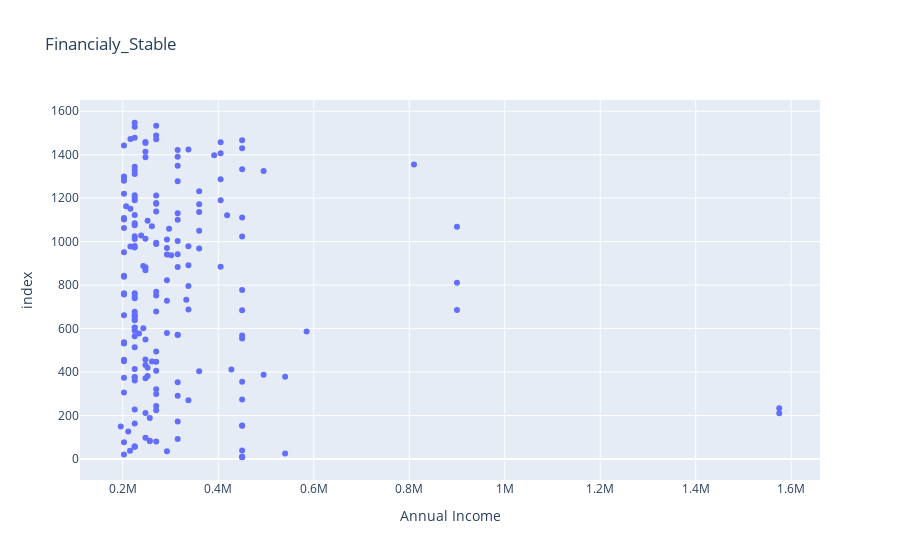

The code cell stored with this chart in its notebook:
### Code cell
fig=px.scatter(Financialy_Stable,x='Annual_income',title='Financialy_Stable',labels={'Annual_income': 'Annual Income'})
fig.show()

### Figure 1 — Plotly figure (JSON) as saved in the notebook; plotly's stock layout.template omitted (floating-point values rounded to 4 significant figures; data arrays with more than 128 entries replaced by an {"elided": "..."} marker saying what was removed)
{"data": [{"hovertemplate": "Annual Income=%{x}<br>index=%{y}<extra></extra>", "legendgroup": "", "marker": {"color": "#636efa", "symbol": "circle"}, "mode": "markers", "name": "", "orientation": "h", "showlegend": false, "type": "scatter", "x": {"elided": "187 int values"}, "xaxis": "x", "y": {"elided": "187 int values"}, "yaxis": "y"}], "layout": {"legend": {"tracegroupgap": 0}, "title": {"text": "Financialy_Stable"}, "xaxis": {"anchor": "y", "domain": [0, 1], "title": {"text": "Annual Income"}}, "yaxis": {"anchor": "x", "domain": [0, 1], "title": {"text": "index"}}}}
